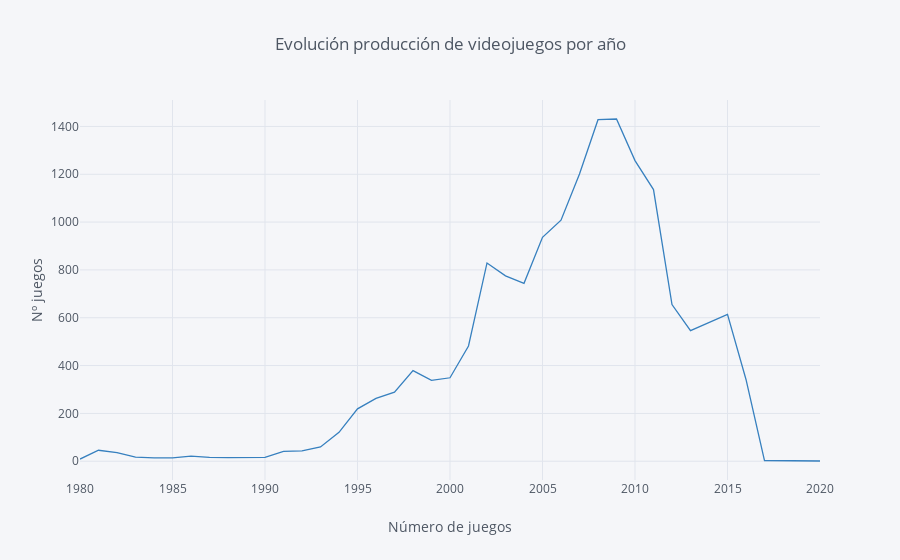

Notebook code for this chart:
### Code cell
#Quiero ver la evolución de nº de videojuegos por año
juegos_x_año = df[['Name','Year','Genre']]
juegos_x_año = juegos_x_año.groupby(juegos_x_año['Year']).agg({'Name': 'count'})
juegos_x_año = juegos_x_año.reset_index()
juegos_x_año

juegos_x_año.iplot(kind='line', x='Year', xTitle='Número de juegos', color='blue',
          yTitle='Nº juegos', title='Evolución producción de videojuegos por año')

### Figure 1 — Plotly figure (JSON) as saved in the notebook; plotly's stock layout.template omitted (floating-point values rounded to 4 significant figures)
{"data": [{"line": {"color": "rgba(55, 128, 191, 1.0)", "dash": "solid", "shape": "linear", "width": 1.3}, "mode": "lines", "name": "Name", "text": "", "type": "scatter", "uid": "7d66bbcb-6909-4dfa-8f3c-a8a6701f0ecf", "x": [1980, 1981, 1982, 1983, 1984, 1985, 1986, 1987, 1988, 1989, 1990, 1991, 1992, 1993, 1994, 1995, 1996, 1997, 1998, 1999, 2000, 2001, 2002, 2003, 2004, 2005, 2006, 2007, 2008, 2009, 2010, 2011, 2012, 2013, 2014, 2015, 2016, 2017, 2020], "y": [9, 46, 36, 17, 14, 14, 21, 16, 15, 17, 16, 41, 43, 60, 121, 219, 263, 289, 379, 338, 349, 482, 829, 775, 744, 936, 1008, 1201, 1428, 1431, 1257, 1136, 655, 546, 580, 614, 342, 3, 1]}], "layout": {"legend": {"bgcolor": "#F5F6F9", "font": {"color": "#4D5663"}}, "paper_bgcolor": "#F5F6F9", "plot_bgcolor": "#F5F6F9", "title": {"font": {"color": "#4D5663"}, "text": "Evolución producción de videojuegos por año"}, "xaxis": {"gridcolor": "#E1E5ED", "showgrid": true, "tickfont": {"color": "#4D5663"}, "title": {"font": {"color": "#4D5663"}, "text": "Número de juegos"}, "zerolinecolor": "#E1E5ED"}, "yaxis": {"gridcolor": "#E1E5ED", "showgrid": true, "tickfont": {"color": "#4D5663"}, "title": {"font": {"color": "#4D5663"}, "text": "Nº juegos"}, "zerolinecolor": "#E1E5ED"}}}
